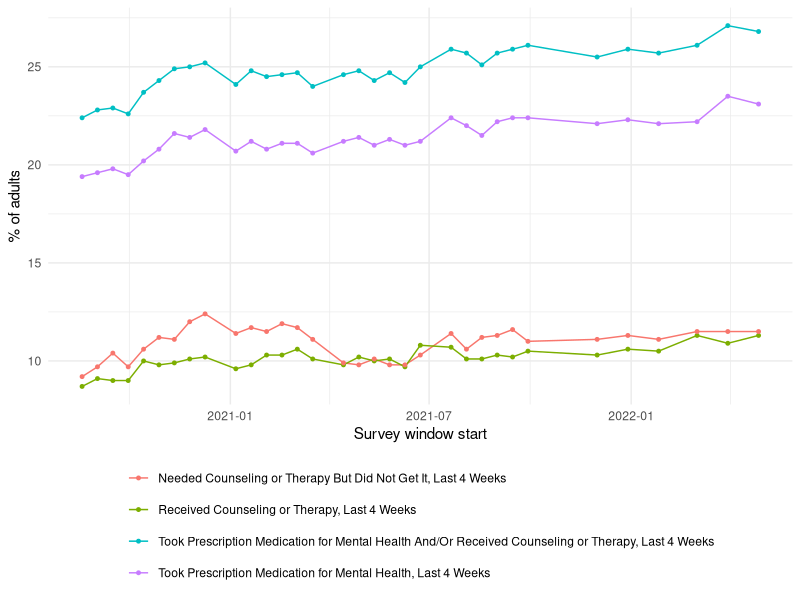

Recreate this plot in R.
## ---- chunk 1
library(readr)
library(dplyr)
library(ggplot2)
library(here)
## ---- chunk 2
mh <- read_csv(here("data", "processed", "mental_health_clean.csv"), show_col_types = FALSE)

c(rows = nrow(mh),
  indicators = n_distinct(mh$Indicator),
  states = n_distinct(mh$State),
  windows = n_distinct(mh$`Time Period`),
  suppressed_NA = sum(is.na(mh$Value)))
range(mh$start_date, na.rm = TRUE)
## ---- chunk 3

#| label: proposal-ida-trend
#| fig-cap: "National value of each mental-health indicator over Aug 2020 – Apr 2022."
mh |>
  filter(Group == "National Estimate", State == "United States", !is.na(Value)) |>
  ggplot(aes(start_date, Value, colour = Indicator)) +
  geom_line() + geom_point(size = 1) +
  labs(x = "Survey window start", y = "% of adults", colour = NULL) +
  theme_minimal() +
  theme(legend.position = "bottom") +
  guides(colour = guide_legend(nrow = 4))
